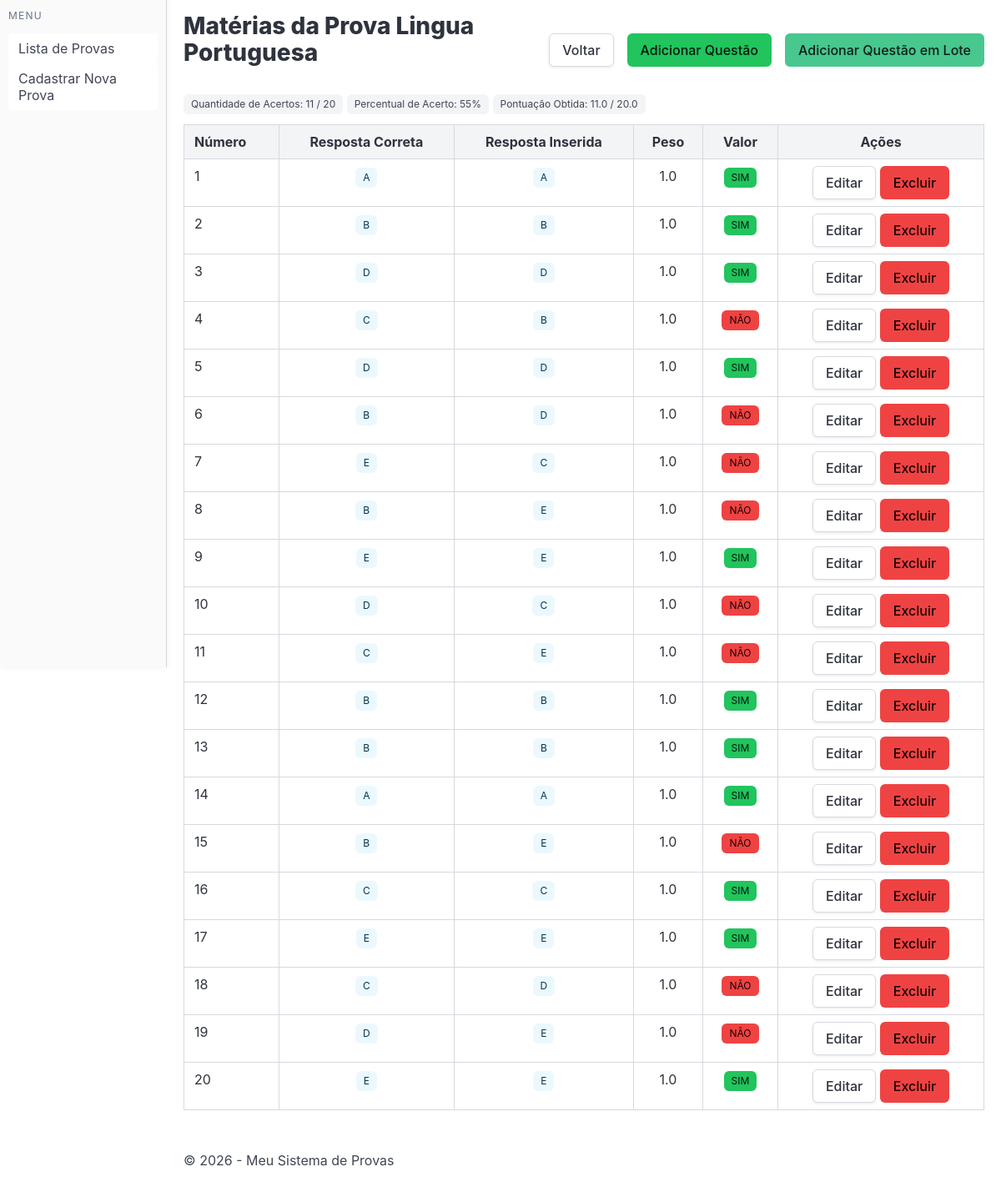
/provas/ver_questoes/2, run on the app's committed database.
### core/models.py (models this page shows)
class Materia(models.Model):
    id = models.BigAutoField(primary_key=True)
    nome = models.CharField(max_length=100)
    prova_fk = models.ForeignKey(Prova, on_delete=models.CASCADE)
    ordem = models.IntegerField(null=True)
    def getPontuacao(self):
        questoes = self.questao_set.all()
        acertos = questoes.filter(valor=True).count()
        quantidade = questoes.count()
        notaTotal =  questoes.aggregate(
            total=models.Sum(1 * models.F('peso'))
        )['total']
        notaObtida = questoes.filter(valor=True).aggregate(
                    total=models.Sum(1 * models.F('peso'))
                )['total'] or 0
        return {
            'notaTotal': notaTotal,
            'notaObtida': notaObtida,
            'acertos': acertos,
            'quantidade': quantidade,
            'percentual': round(acertos * 100 / quantidade) if quantidade else 0
        }
    class Meta:
        db_table = 'materia'

class Questao(models.Model):
    OPCOES_CHOICES = [
        ('A', 'A'),
        ('B', 'B'),
        ('C', 'C'),
        ('D', 'D'),
        ('E', 'E'),
    ]
    id = models.BigAutoField(primary_key=True)
    numero = models.CharField(max_length=2)
    valor = models.BooleanField()
    materia_fk = models.ForeignKey(Materia, on_delete=models.CASCADE)
    resposta_correta = models.CharField(max_length=1, choices=OPCOES_CHOICES, null=True)
    resposta_inserida = models.CharField(max_length=1, choices=OPCOES_CHOICES, null=True)
    peso = models.FloatField(null=False, default=1)
    anulada = models.BooleanField(null=False, default=False)
    class Meta:
        db_table = 'questao'

### core/views.py (the view)
# urls.py: path('provas/ver_questoes/<int:materiaId>', verQuestao),
def verQuestao(request, materiaId):
    materia = Materia.objects.filter(id=materiaId).first()
    materia.pontuacao = materia.getPontuacao()
    questoes = Questao.objects.filter(materia_fk=materiaId).all()
    return render(request, 'core/ver_questoes.html', {
        "materia": materia,
        "questoes": questoes
    })

### core/templates/core/ver_questoes.html (shortened to what this page needs)
{% extends "core/base.html" %}
{% load static %}
{% block content %}
<div class="is-flex is-justify-content-space-between mb-2 is-align-items-center">
    <h2 class="title">Matérias da Prova {{ materia.nome }} </h2>
    <div class="is-flex is-gap-2">
        <a class="button is-default" href="/provas/ver_materias/{{ materia.prova_fk_id }}">Voltar</a>
        <a class="button is-primary" href="/provas/adicionar_questao/{{ materia.id }}">Adicionar Questão</a>
        <a class="button is-success" href="/provas/adicionar_questao_em_lote/{{ materia.id }}">Adicionar Questão em Lote</a>
    </div>
</div>
<p class="tag"> Quantidade de Acertos: {{ materia.pontuacao.acertos }} / {{ materia.pontuacao.quantidade }} </p>
<p class="tag"> Percentual de Acerto: {{ materia.pontuacao.percentual }}% </p>
<p class="tag"> Pontuação Obtida: {{ materia.pontuacao.notaObtida }} / {{ materia.pontuacao.notaTotal }} </p>
<table class="table is-bordered is-fullwidth">
    <thead>
        <tr>
            <th class="is-light">Número</th>
            <th class="is-light has-text-centered">Resposta Correta</th>
            <th class="is-light has-text-centered">Resposta Inserida</th>
            <th class="is-light has-text-centered">Peso</th>
            <th class="is-light has-text-centered">Valor</th>
            <th class="is-light has-text-centered">Ações</th>
        </tr>
    </thead>
    <tbody>
        {% for questao in questoes %}
        <tr>
            <td> {{ questao.numero }} </td>
            <td class="has-text-centered">
                <span class="tag is-info is-light">
                    {{questao.resposta_correta}}
                </span>
            </td>
            <td class="has-text-centered">
                <span class="tag is-info is-light">
                    {{questao.resposta_inserida}}
                </span>
            </td>
            <td class="has-text-centered">
                {{ questao.peso }}
            </td>
            <td class="has-text-centered" onclick="alternarValorQuestao({{ questao.id }})" data-id="{{ questao.id }}"">
                <span style="cursor: pointer;" class="tag {% if questao.valor %} is-primary {% else %} is-danger {% endif %}">
                    {% if questao.valor %} SIM {% else %} NÃO {% endif %}
                </span>
            </td>
            <td class="has-text-centered">
                <a href="/provas/editar_questao/{{ questao.id }}" class="button is-default">Editar</a>
                <a href="/provas/excluir_questao/{{ questao.id }}" class="button is-danger text-white">Excluir</a>
            </td>
        </tr>
        {% endfor %}
    </tbody>
</table>
{% endblock %}

### core/static/css/style.css (style rules this page uses)
:root { --bulma-danger-h: 0 !important; --bulma-danger-s: 84% !important; --bulma-danger-l: 60% !important; --bulma-primary-h: 142 !important; --bulma-primary-s: 71% !important; --bulma-primary-l: 45% !important; }

### data on the page
Materia: nome "Lingua Portuguesa", pontuacao.acertos "11", pontuacao.quantidade "20", pontuacao.percentual "55", pontuacao.notaObtida "11.0", pontuacao.notaTotal "20.0"
Questao: numero "1", resposta_correta "A", resposta_inserida "A", peso "1.0", valor "SIM"
Questao: numero "2", resposta_correta "B", resposta_inserida "B", peso "1.0", valor "SIM"
Questao: numero "3", resposta_correta "D", resposta_inserida "D", peso "1.0", valor "SIM"
Questao: numero "4", resposta_correta "C", resposta_inserida "B", peso "1.0", valor "NÃO"
Questao: numero "5", resposta_correta "D", resposta_inserida "D", peso "1.0", valor "SIM"
Questao: numero "6", resposta_correta "B", resposta_inserida "D", peso "1.0", valor "NÃO"
Questao: numero "7", resposta_correta "E", resposta_inserida "C", peso "1.0", valor "NÃO"
Questao: numero "8", resposta_correta "B", resposta_inserida "E", peso "1.0", valor "NÃO"
Questao: numero "9", resposta_correta "E", resposta_inserida "E", peso "1.0", valor "SIM"
Questao: numero "10", resposta_correta "D", resposta_inserida "C", peso "1.0", valor "NÃO"
Questao: numero "11", resposta_correta "C", resposta_inserida "E", peso "1.0", valor "NÃO"
Questao: numero "12", resposta_correta "B", resposta_inserida "B", peso "1.0", valor "SIM"
Questao: numero "13", resposta_correta "B", resposta_inserida "B", peso "1.0", valor "SIM"
Questao: numero "14", resposta_correta "A", resposta_inserida "A", peso "1.0", valor "SIM"
Questao: numero "15", resposta_correta "B", resposta_inserida "E", peso "1.0", valor "NÃO"
Questao: numero "16", resposta_correta "C", resposta_inserida "C", peso "1.0", valor "SIM"
Questao: numero "17", resposta_correta "E", resposta_inserida "E", peso "1.0", valor "SIM"
Questao: numero "18", resposta_correta "C", resposta_inserida "D", peso "1.0", valor "NÃO"
Questao: numero "19", resposta_correta "D", resposta_inserida "E", peso "1.0", valor "NÃO"
Questao: numero "20", resposta_correta "E", resposta_inserida "E", peso "1.0", valor "SIM"
